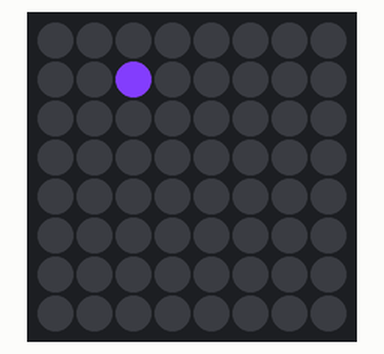
Bench run of a program on a simulated Raspberry Pi (BCM pin numbers) with a Sense HAT. Parts: the Sense HAT's 8×8 RGB LED matrix. Random numbers come from a fixed seed.

Above: at 0.17 s.
At 5.03 s:
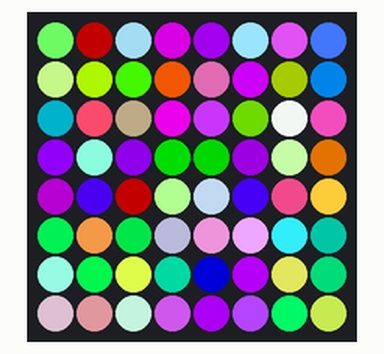
At 10.2 s:
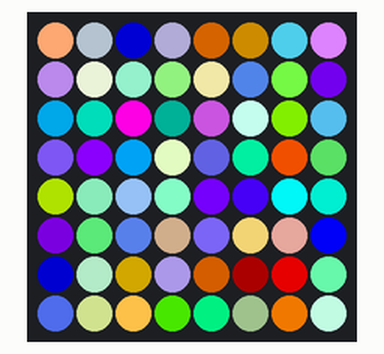
At 20.23 s:
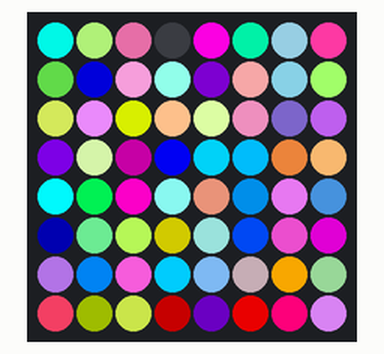
At 21.45 s:
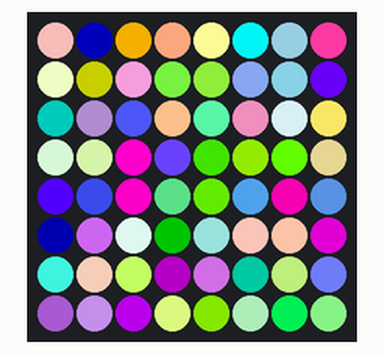
At 39.69 s:
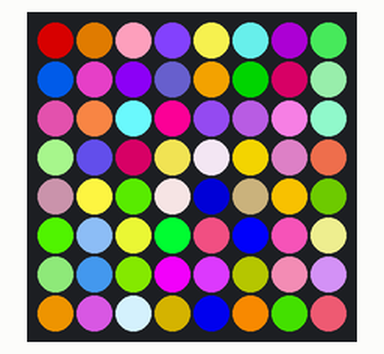

The program:

joystick.py
```python
#!/usr/bin/python3
from sense_hat import SenseHat
from random import randint
from time import sleep

sense = SenseHat()

while True:
    x = randint(0, 7)
    y = randint(0, 7)
    r = randint(0, 255)
    g = randint(0, 255)
    b = randint(0, 255)
    sense.set_pixel(x, y, r, g, b)
    sleep(0.01)
```
